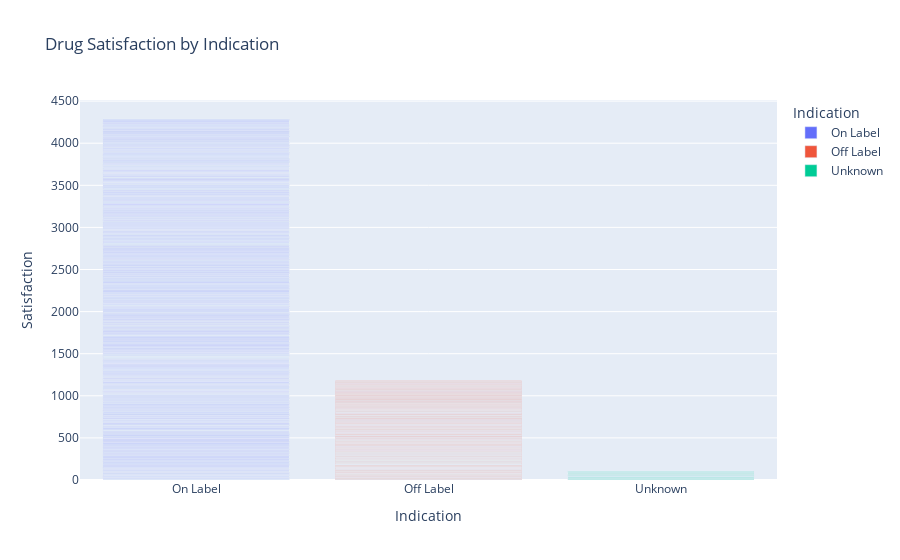

Notebook code cell kept with this figure:
### Code cell
fig = px.bar(df, x='Indication', y='Satisfaction', color='Indication', title='Drug Satisfaction by Indication')
fig.show()

### Figure 1 — Plotly figure (JSON) as saved in the notebook; plotly's stock layout.template omitted (floating-point values rounded to 4 significant figures; data arrays with more than 128 entries replaced by an {"elided": "..."} marker saying what was removed)
{"data": [{"alignmentgroup": "True", "hovertemplate": "Indication=%{x}<br>Satisfaction=%{y}<extra></extra>", "legendgroup": "On Label", "marker": {"color": "#636efa", "pattern": {"shape": ""}}, "name": "On Label", "offsetgroup": "On Label", "orientation": "v", "showlegend": true, "textposition": "auto", "type": "bar", "x": {"elided": "1339 str values"}, "xaxis": "x", "y": {"elided": "1339 float values"}, "yaxis": "y"}, {"alignmentgroup": "True", "hovertemplate": "Indication=%{x}<br>Satisfaction=%{y}<extra></extra>", "legendgroup": "Off Label", "marker": {"color": "#EF553B", "pattern": {"shape": ""}}, "name": "Off Label", "offsetgroup": "Off Label", "orientation": "v", "showlegend": true, "textposition": "auto", "type": "bar", "x": {"elided": "384 str values"}, "xaxis": "x", "y": {"elided": "384 float values"}, "yaxis": "y"}, {"alignmentgroup": "True", "hovertemplate": "Indication=%{x}<br>Satisfaction=%{y}<extra></extra>", "legendgroup": "Unknown", "marker": {"color": "#00cc96", "pattern": {"shape": ""}}, "name": "Unknown", "offsetgroup": "Unknown", "orientation": "v", "showlegend": true, "textposition": "auto", "type": "bar", "x": ["Unknown", "Unknown", "Unknown", "Unknown", "Unknown", "Unknown", "Unknown", "Unknown", "Unknown", "Unknown", "Unknown", "Unknown", "Unknown", "Unknown", "Unknown", "Unknown", "Unknown", "Unknown", "Unknown", "Unknown", "Unknown", "Unknown", "Unknown", "Unknown", "Unknown", "Unknown", "Unknown", "Unknown", "Unknown", "Unknown"], "xaxis": "x", "y": [3, 4, 2.89, 4, 3.75, 3, 5, 5, 3, 5, 5, 3, 1, 5, 4, 3.25, 5, 3.33, 4.33, 2.5, 3, 3.5, 4, 1.5, 4, 5, 3, 5, 3, 1], "yaxis": "y"}], "layout": {"barmode": "relative", "legend": {"title": {"text": "Indication"}, "tracegroupgap": 0}, "title": {"text": "Drug Satisfaction by Indication"}, "xaxis": {"anchor": "y", "categoryarray": ["On Label", "Off Label", "Unknown"], "categoryorder": "array", "domain": [0, 1], "title": {"text": "Indication"}}, "yaxis": {"anchor": "x", "domain": [0, 1], "title": {"text": "Satisfaction"}}}}
